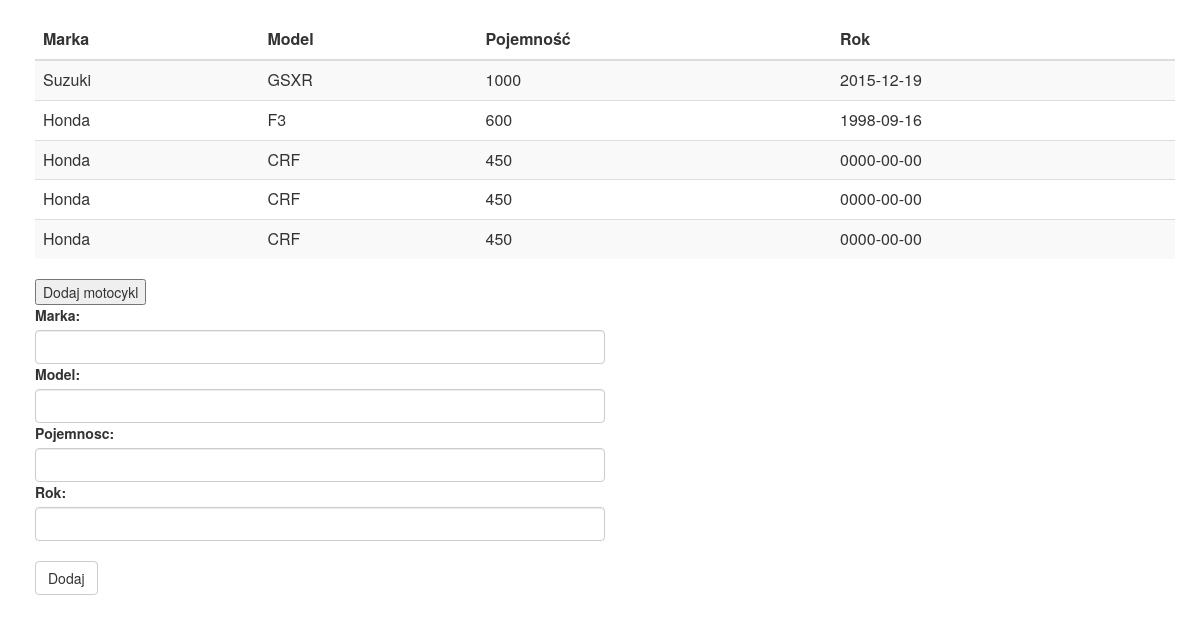
The page / on the database its author committed.
### tables this page shows
CREATE TABLE IF NOT EXISTS `motocykle` (
  `id` int(11) NOT NULL,
  `model` varchar(255) NOT NULL,
  `marka` varchar(255) NOT NULL,
  `pojemnosc` int(11) NOT NULL,
  `rok` date NOT NULL
);

### index.php (called while the page is built)
<?php
include "application.php";
$app = new Application();
$app->connect();
include "template.php";

### application.php (called while the page is built, shortened)
<?php
class Application
{
    private $conn;
    public function connect()
    {
        $this->conn = mysqli_connect('localhost', 'root', '', 'salon');
    }
    public function getMoto()
    {
        $sql = "SELECT * FROM motocykle";
        return $this->conn->query($sql);
    }
}

### template.php (the view, shortened to what this page needs)
<html>
<head>
    <link href="bootstrap/css/bootstrap.min.css" rel="stylesheet">
</head>
<body>
<div class="bs-example">
    <div class="container">
        <div class="row">
            <div class="col-md-12">
                <table class="table table-striped">
                    <thead>
                    <tr>
                        <th>Marka</th>
                        <th>Model</th>
                        <th>Pojemność</th>
                        <th>Rok</th>
                    </tr>
                    </thead>
                    <?php foreach ($app->getMoto() as $value): ?>
                        <tr>
                            <td>
                                <?php echo $value['marka']; ?>
                            </td>
                            <td>
                                <?php echo $value['model']; ?>
                            </td>
                            <td>
                                <?php echo $value['pojemnosc']; ?>
                            </td>
                            <td>
                                <?php echo $value['rok']; ?>
                            </td>
                        </tr>
                    <?php endforeach ?>
                </table>
            </div>
            <div class="col-md-12">
                <input type="submit" value="Dodaj motocykl" onclick="wyswietl()" />
                <form action="addMotorcycle.php" method="POST">
                    <div class="form-group">
                        <label for="name">Marka: </label><input type="text" class="form-control" id="name"
                                                                name="marka"/>
                        <label for="model"> Model: </label><input type="text" class="form-control" id="model"
                                                                  name="model"/>
                        <label for="pojemnosc"> Pojemnosc: </label><input type="text" class="form-control"
                                                                          id="pojemnosc" name="pojemnosc"/>
                        <label for="rok"> Rok: </label><input type="text" class="form-control" id="rok"
                                                              name="rok"/><br/>
                        <button type="submit" class="btn btn-default">Dodaj</button>
                    </div>
                </form>
            </div>
        </div>
    </div>
</div>
</body>
</html>

### template.php (style rules this page uses)
.bs-example { margin: 20px; }
form { width: 50%; }

### rows shown on the page
motocykle: marka "Suzuki", model "GSXR", pojemnosc "1000", rok "2015-12-19"
motocykle: marka "Honda", model "F3", pojemnosc "600", rok "1998-09-16"
motocykle: marka "Honda", model "CRF", pojemnosc "450", rok "0000-00-00"
motocykle: marka "Honda", model "CRF", pojemnosc "450", rok "0000-00-00"
motocykle: marka "Honda", model "CRF", pojemnosc "450", rok "0000-00-00"
